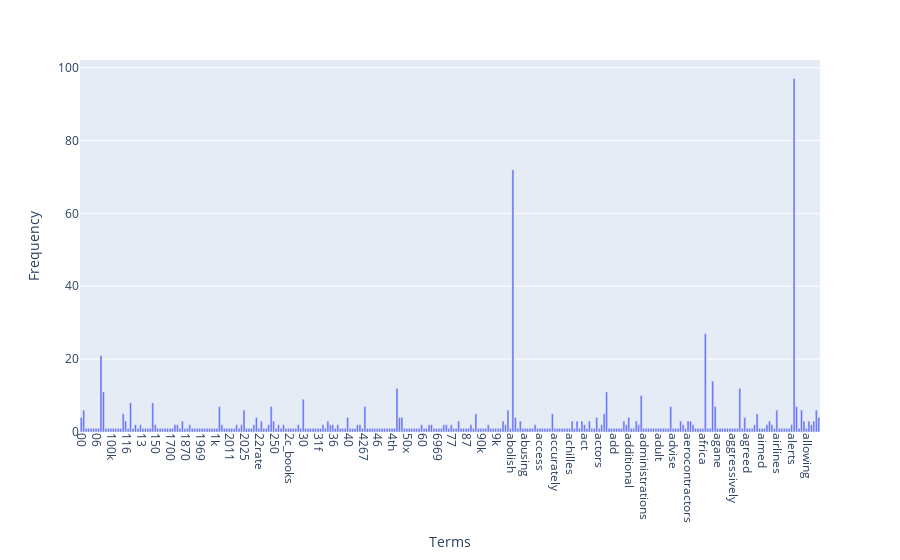

The notebook cell saved with this chart:
### Code cell
import plotly.express as px

fig = px.bar(x=count_vect.get_feature_names_out()[:300], 
             y=term_frequencies[:300],
             labels={'x': 'Terms', 'y': 'Frequency'})

fig.update_xaxes(tickangle=90)
fig.show()

### Figure 1 — Plotly figure (JSON) as saved in the notebook; plotly's stock layout.template omitted (floating-point values rounded to 4 significant figures; data arrays with more than 128 entries replaced by an {"elided": "..."} marker saying what was removed)
{"data": [{"hovertemplate": "Terms=%{x}<br>Frequency=%{y}<extra></extra>", "legendgroup": "", "marker": {"color": "#636efa", "pattern": {"shape": ""}}, "name": "", "orientation": "v", "showlegend": false, "textposition": "auto", "type": "bar", "x": {"elided": "300 str values"}, "xaxis": "x", "y": {"elided": "300 int values"}, "yaxis": "y"}], "layout": {"barmode": "relative", "legend": {"tracegroupgap": 0}, "margin": {"t": 60}, "xaxis": {"anchor": "y", "domain": [0, 1], "tickangle": 90, "title": {"text": "Terms"}}, "yaxis": {"anchor": "x", "domain": [0, 1], "title": {"text": "Frequency"}}}}
